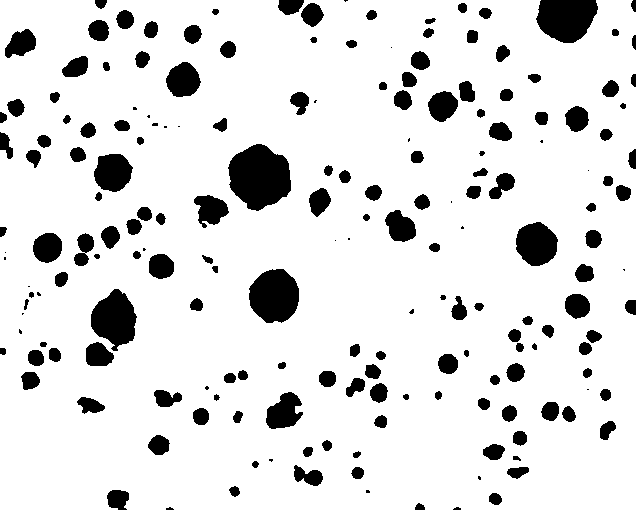
#> input picture binary.png, 636 x 510 px
$ python count_nodules4_bak.py
#> lines starting #> are read from the running program, lines starting #| are printed output that depends on the picture; after the words box and inside, x2 and y2 are one past the last pixel; in counts of white or black regions, pixels touching at a corner belong together
#> `img = cv.imread("binary.png",0)`: img: shape (510, 636); 87.8% white; 191 black regions (31 under 20 px), largest, box (x1, y1, x2, y2) and area: (228, 144, 291, 211) 3069, (249, 269, 299, 323) 2107, (536, 0, 598, 43) 2074
#> (printed output is left out)
from __future__ import print_function
import cv2 as cv
import numpy as np
import math
from optparse import OptionParser
import os

# You shouldn't use any of the following OpenCV library functions:
# threshold
# adaptiveThreshold
# watershed
# findContours
# contourArea
# drawContours
# connectedComponents

import argparse
tempEquival ={}
equival ={}
labels=set()
def checkData(img,i,j):
    if i < 0 or j < 0:
        return 0
    else:
        return img[i][j]

def getMinimumValue(value):
    if value in tempEquival:
        if value == min(tempEquival[value]):
            return value
        else:
            return getMinimumValue(min(tempEquival[value]))
    else:
        return value


# [13 lines of commented-out code are left out]


def getNeighbourValue(img, i, j,counter):
    value =  img[i][j]
    if checkData(img,i - 1,j) and checkData(img,i,j - 1):
        value =  min(img[i - 1][j],img[i][j - 1])

    elif checkData(img,i-1,j):
        value = img[i-1][j]

    elif checkData(img,i,j - 1):
        value = img[i][j - 1]

    else:
        counter = counter + 1
        value =  counter

    t_key = max(checkData(img,i-1,j), checkData(img,i,j - 1))
    if t_key is not 0:
        if t_key in tempEquival:
            temp = tempEquival[t_key]
            tempEquival[t_key].add(value)
        else:
            tempEquival[t_key] = set({value})
    return counter,value


def twoPass(img):
    pass1_image = img
    row = img.shape[0]
#> row = 510
    col = img.shape[1]
#> col = 636
    counter=0;
    for i in range(0,row):
        for j in range(0,col):
            if int(img[i][j]) is not 0:
                counter,value  = getNeighbourValue(img, i, j, counter)
                pass1_image[i][j] = value
#> this loop made 510 passes
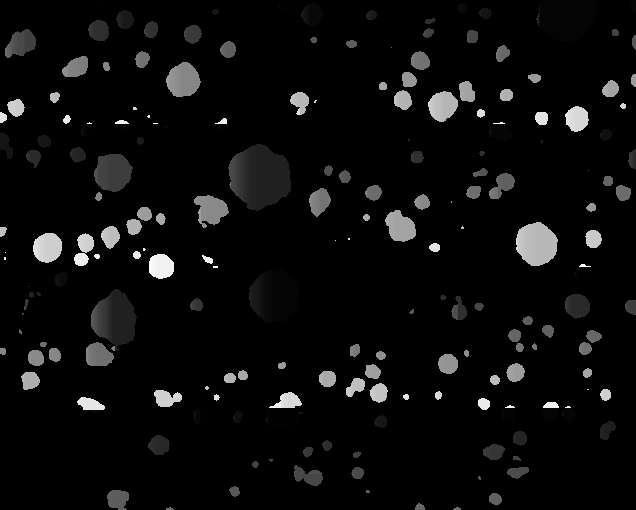
#> img: shape (510, 636); min 0, max 255, mean 11.8
    print()
    print(pass1_image)
#> (printed output is left out)

    for key in tempEquival:
        equival[key] = getMinimumValue(min(tempEquival[key]))
#> this loop made 256 passes
#> key on pass 6: 0

    for i in range(0,row):
        for j in range(0,col):
            if (int(img[i][j]) is not 0) and (img[i][j] in equival):
                # if pass1_image[i][j] == equival[pass1_image[i][j]]:
                labels.add(pass1_image[i][j])
                pass1_image[i][j] = equival[pass1_image[i][j]]
            elif int(pass1_image[i][j]) is not 0:
                labels.add(pass1_image[i][j])
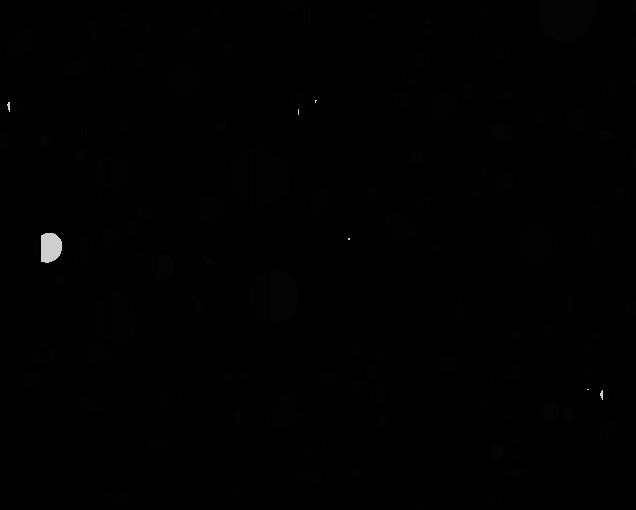
#> pass1_image: shape (510, 636); 10.57% of pixels changed, all inside (x1, y1, x2, y2) = (0, 0, 636, 510)
    print()
    print(pass1_image)
#> (printed output is left out)
#> (printed output is left out)
#> (printed output is left out)
    #return new_image,thresh


def printNodules(image):
    '''
    Return an image containing nodules printed in different colour.
    '''

    B = [75, 75, 25, 200, 48, 180, 240, 230, 60, 190, 128, 255, 40, 200, 0, 195, 0, 180, 128, 128, 255]
    G = [25, 180, 225, 130, 130, 30, 240, 50, 245, 190, 128, 190, 110, 250, 0, 255, 128, 215, 0, 128, 255]
    R = [230, 60, 255, 0, 245, 145, 70, 240, 210, 250, 0, 230, 170, 255, 128, 170, 128, 255, 0, 128, 255]

    colors = np.stack((B, G, R), axis=-1)
    colormap = {}
    counter = 0

    for label in np.unique(image):
        if label == 0:
            colormap[label] = np.array([0, 0, 0])
        else:
            colormap[label] = colors[counter % colors.shape[0]]
        counter += 1
#> this loop made 5 passes
#> label on pass 5: 206

    shape = image.shape
    coloredImage = np.zeros((image.shape[0], image.shape[1], 3), dtype=np.uint8)

    for r in range(image.shape[0]):
        for c in range(image.shape[1]):
            coloredImage[r, c, :] = colormap[image[r, c]]
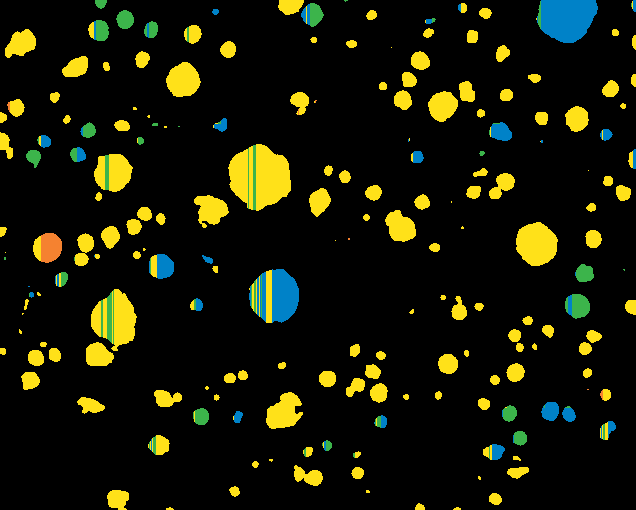
#> coloredImage: shape (510, 636, 3); mean of channels 0, 1, 2 7.1, 25, 23.8; drawn as B, G, R
#> the loop in printNodules (call 2), `for label in np.unique(image):` made 11 passes
#> label on passes 2 to 11: 25, 48, 60, 75, 130, 180, 200, 225, 245, 255
#> coloredImage: shape (510, 636, 3); every value is 0

    return coloredImage


if __name__ == '__main__':
    # [18 lines of commented-out code are left out]
    img = cv.imread("binary.png",0)
    # [10 lines of commented-out code are left out]
    img = cv.bitwise_not(img)
    # img[img > 0] = 1
    print(img)
    # img = img[100:300, 200:400]
    twoPass(img)
    print()
    print(equival)
    print()
    print(labels)
    # [20 lines of commented-out code are left out]
    img = printNodules(img)
#> (the run stopped early here; a loop or call above may not have finished)
